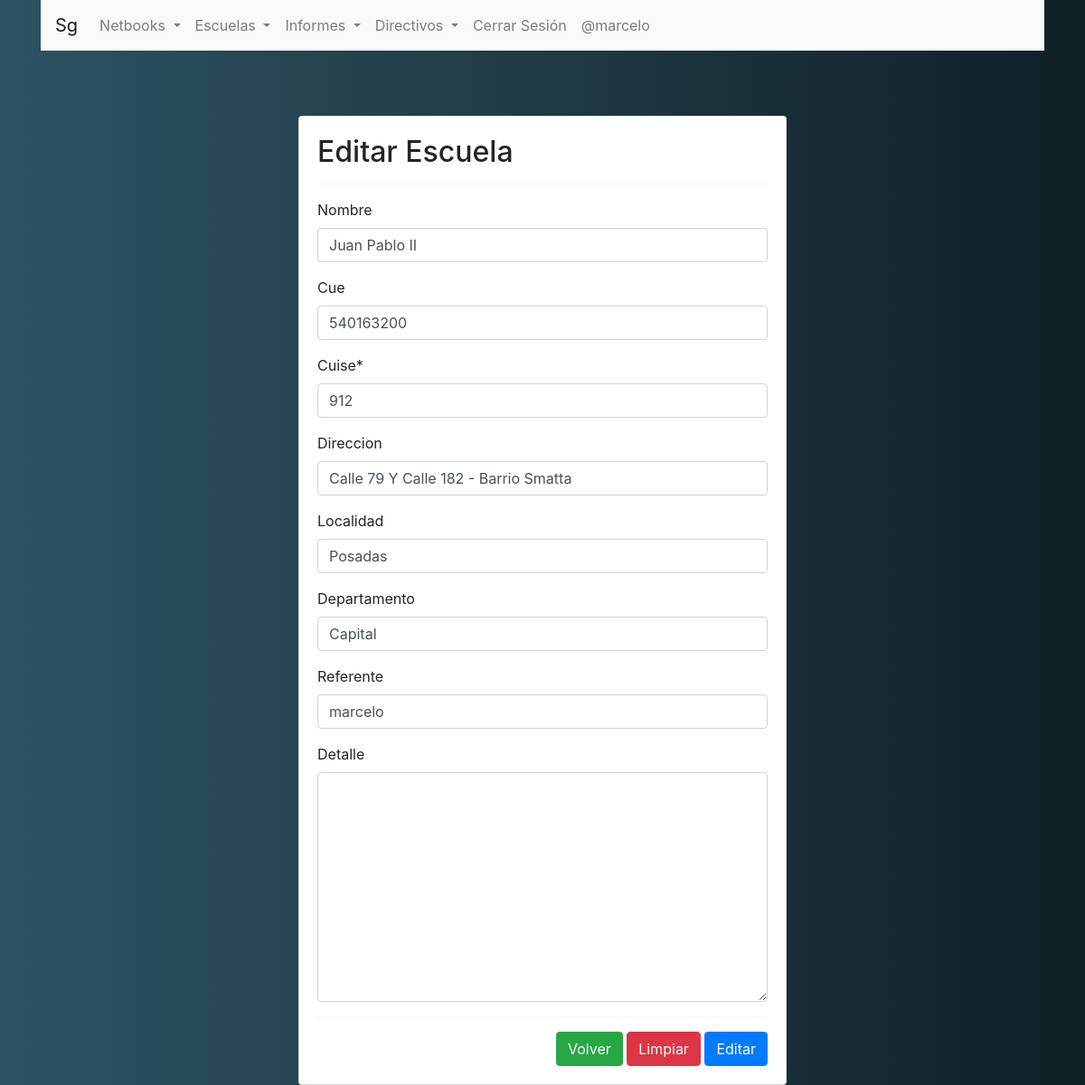
The page /modificar-escuela/3/ (signed in) on the database its author committed.
### app001/models.py (models this page shows, shortened)
class Escuela(models.Model):
    nombre = models.CharField(max_length=200, blank=True)
    cue = models.IntegerField(blank=True)
    cuise = models.IntegerField()
    direccion = models.CharField(max_length=200, blank=True)
    localidad = models.CharField(max_length=200, blank=True)
    departamento = models.CharField(max_length=200, blank=True)
    referente = models.ForeignKey(
        User, on_delete=models.DO_NOTHING, blank=True)
    detalle = models.TextField(blank=True)

### app001/views.py (the view, shortened to what this page needs)
# urls.py: path('modificar-escuela/<id>/', modificar_escuela, name='modificar_escuela'),
@permission_required('app001.change_escuela')
def modificar_escuela(request, id):
    escuela = get_object_or_404(Escuela, id=id)
    data = {
        'form': EscuelaForm(instance=escuela)
    }
    return render(request, 'app001/escuela/modificar.html', data)

### app001/forms.py
class EscuelaForm(forms.ModelForm):
    class Meta:
        model = Escuela
        fields = '__all__'

### app001/templates/app001/escuela/modificar.html (shortened to what this page needs)
{% extends "app001/layout.html" %} {% block body %} {% load crispy_forms_tags %}
<br /><br />
<div class="row">
  <div class="col-12 col-md-6 offset-md-3">
    <div class="card">
      <div class="card-body">
        <h2>Editar Escuela</h2>
        <hr />
        <form action="" method="post">
          {% csrf_token %} {{form | crispy}}
          <hr />
          <div class="d-flex justify-content-end">
            <a class="btn btn-success" href="{% url 'app001:listar_escuelas' %}"
              >Volver</a
            >
            <input type="reset" value="Limpiar" class="btn btn-danger" />
            <input type="submit" value="Editar" class="btn btn-primary" />
          </div>
        </form>
      </div>
    </div>
  </div>
</div>
{% endblock %}

### app001/templates/app001/layout.html (shortened to what this page needs)
{% load static %}
<!DOCTYPE html>
<html lang="en">
  <head>
    <link rel="stylesheet" href="{% static 'app001/css/bootstrap.min.css' %}" />
    <link
      rel="stylesheet"
      href="{% static 'app001/css/font-awesome.min.css' %}"
    />
    <link
      rel="stylesheet"
      href="https://cdn.jsdelivr.net/npm/bootstrap@4.6.1/dist/css/bootstrap.min.css"
    />
  </head>
  <body style="background: #0F2027;
  background: -webkit-linear-gradient(to right, #2C5364, #203A43, #0F2027);
  background: linear-gradient(to right, #2C5364, #203A43, #0F2027);">
    <div class="container">
    <nav class="navbar navbar-expand-lg navbar-light bg-light">
      <a class="navbar-brand" href="{% url 'app001:index' %}">Sg</a>
      <div class="collapse navbar-collapse" id="navbarSupportedContent">
        <ul class="navbar-nav mr-auto">
          <li class="nav-item dropdown">
            <a
              class="nav-link dropdown-toggle"
              href="#"
              id="navbarDropdown"
              role="button"
              data-toggle="dropdown"
              aria-expanded="false"
            >
              Netbooks
            </a>
          </li>
          <li class="nav-item dropdown">
            <a
              class="nav-link dropdown-toggle"
              href="#"
              id="navbarDropdown"
              role="button"
              data-toggle="dropdown"
              aria-haspopup="true"
              aria-expanded="false"
            >
              Escuelas
            </a>
          </li>
          <li class="nav-item dropdown">
            <a
              class="nav-link dropdown-toggle"
              href="#"
              id="navbarDropdown"
              role="button"
              data-toggle="dropdown"
              aria-haspopup="true"
              aria-expanded="false"
            >
              Informes
            </a>
          </li>
          <li class="nav-item dropdown">
            <a
              class="nav-link dropdown-toggle"
              href="#"
              id="navbarDropdown"
              role="button"
              data-toggle="dropdown"
              aria-haspopup="true"
              aria-expanded="false"
            >
              Directivos
            </a>
          </li>
          {% if user.is_authenticated %}
              <li class="nav-item">
                <a class="nav-link" href="{% url 'logout' %}">Cerrar Sesión</a>
              </li>
              <li class="nav-item">
                <a class="nav-link" href="#">@{{user.username}}</a>
              </li class="nav-item">
              {% endif %}
        </ul>
      </div>
    </nav>
  </div>
    <br />
    <div class="container">{% block body %} {% endblock %}</div>
  </body>
</html>

### rows shown on the page
Escuela: nombre "Juan Pablo II", cue "540163200", cuise "912", direccion "Calle 79 Y Calle 182 - Barrio Smatta", localidad "Posadas", departamento "Capital", referente "marcelo"

### other values the page prints
{{ user.username }} "marcelo"
